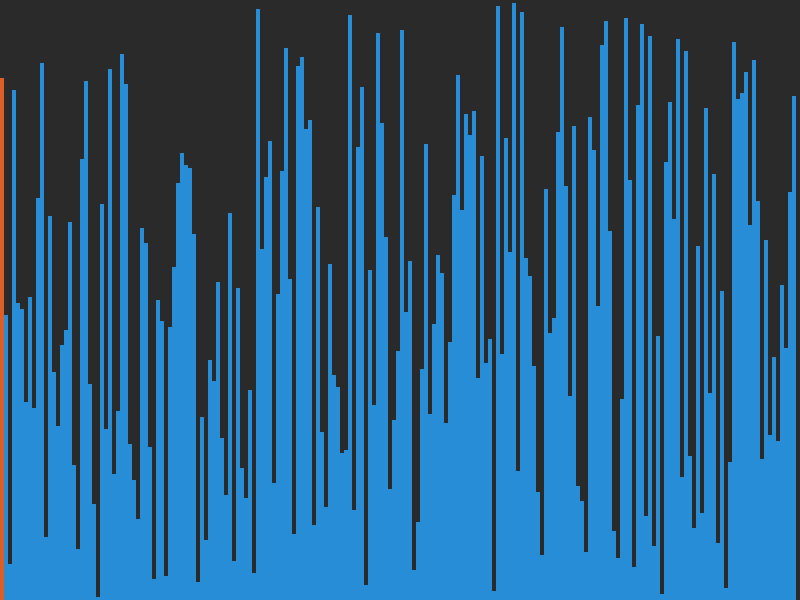
Frame 1 (no input)
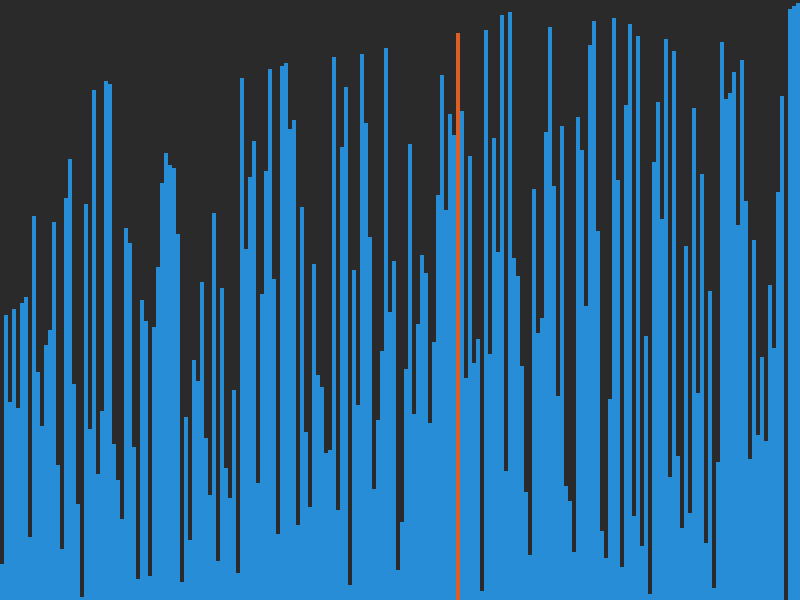
Frame 60 (no input)
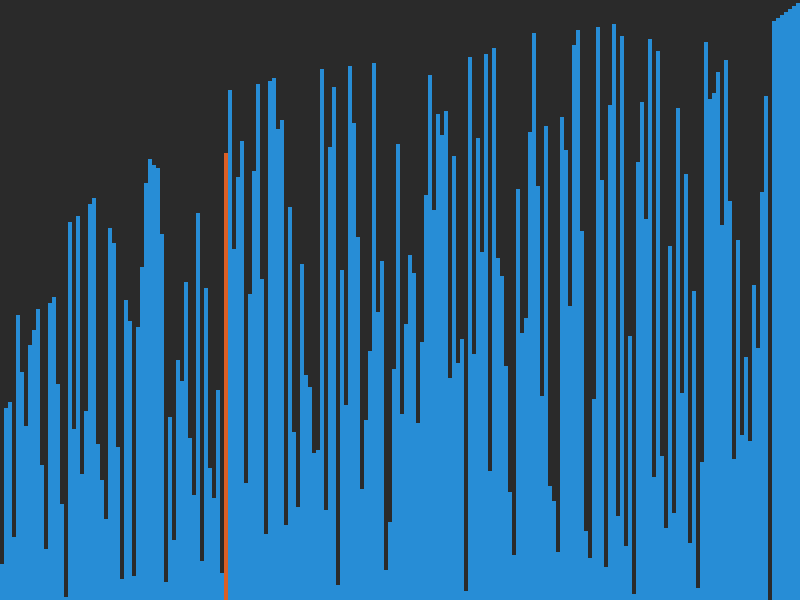
Frame 120 (the mouse pressed at the canvas centre since frame 60)

The p5.js sketch that drew these frames (run headless with seeded random() and noise() and a simulated clock; from frame 60 on, the mouse is pressed at the canvas centre):

// p5.js sketch
// ── sketch.js
const WIDTH = 800;
const HEIGHT = 600;
const VALUE_COUNT = 200;
const BAR_WIDTH = WIDTH/VALUE_COUNT;

const values = [];

let iEnd = VALUE_COUNT-1;
let iCur = 0;

function setup() {
  createCanvas(WIDTH, HEIGHT);
  
  values.length = 0;
  for (let i = 0; i < VALUE_COUNT; i++) {
    values.splice(floor(random(i)), 0, i);
  }
}

function draw() {
  background(42);
  translate(0, height);
  scale(1, -1);
  
  noStroke();
  for (let i = 0; i < values.length; i++) {
    fill(i === iCur ? '#DB5F26' : '#278DD6');
    rect(i * BAR_WIDTH, 0, BAR_WIDTH, height*values[i]/VALUE_COUNT);
  }
  
   for (let i = 0; i < 12; i++) {
    if (iEnd > 0) {
      bubbleSortStep();
    }
  }
}

function bubbleSortStep() {
  if (values[iCur] > values[iCur+1]) {
    [values[iCur], values[iCur+1]] = [values[iCur+1], values[iCur]];
  }
  iCur++;
  if (iCur === iEnd) {
    iCur = 0;
    iEnd--;
  }
}
